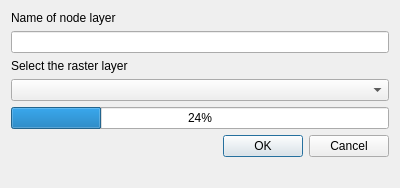
<?xml version="1.0" encoding="UTF-8"?>
<ui version="4.0">
 <class>CreatePointLayerImportRaster</class>
 <widget class="QDialog" name="CreatePointLayerImportRaster">
  <property name="geometry">
   <rect>
    <x>0</x>
    <y>0</y>
    <width>400</width>
    <height>188</height>
   </rect>
  </property>
  <property name="windowTitle">
   <string>saniHUB RedBasica</string>
  </property>
  <layout class="QFormLayout" name="formLayout">
   <item row="0" column="0">
    <widget class="QLabel" name="label">
     <property name="text">
      <string>Name of node layer</string>
     </property>
    </widget>
   </item>
   <item row="2" column="0">
    <widget class="QLabel" name="label_2">
     <property name="text">
      <string>Select the raster layer</string>
     </property>
    </widget>
   </item>
   <item row="1" column="0" colspan="2">
    <widget class="QLineEdit" name="txtNodeLayertName"/>
   </item>
   <item row="3" column="0" colspan="2">
    <widget class="QComboBox" name="cboRasterLayer"/>
   </item>
   <item row="4" column="0" colspan="2">
    <widget class="QProgressBar" name="progressBar">
     <property name="value">
      <number>24</number>
     </property>
    </widget>
   </item>
   <item row="5" column="0" colspan="2">
    <widget class="QDialogButtonBox" name="buttonBox">
     <property name="standardButtons">
      <set>QDialogButtonBox::Cancel|QDialogButtonBox::Ok</set>
     </property>
    </widget>
   </item>
  </layout>
 </widget>
 <resources/>
 <connections/>
</ui>
